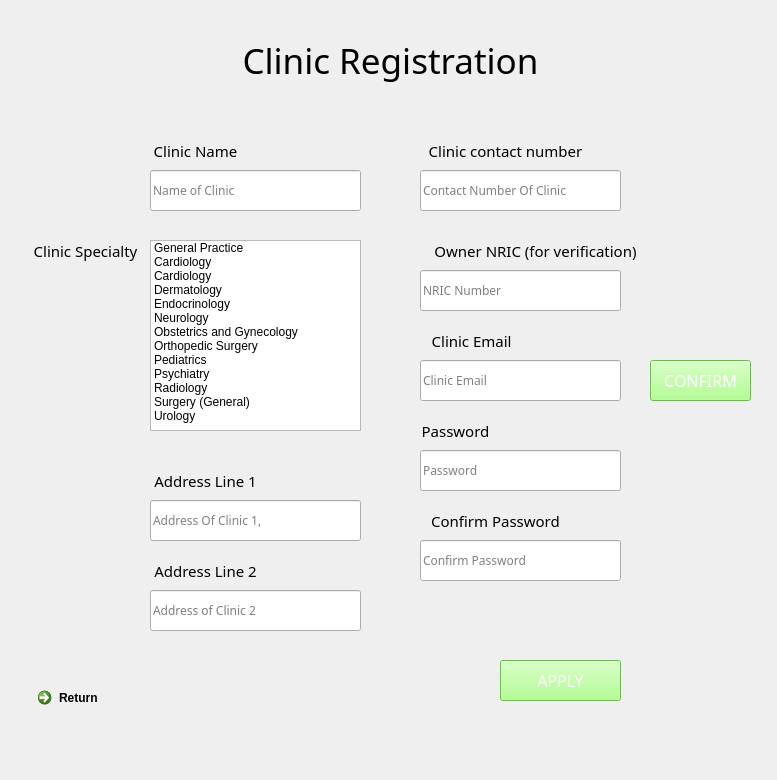
<?xml version="1.0" encoding="UTF-8"?>
<ui version="4.0">
 <class>RegisterPage</class>
 <widget class="QWidget" name="RegisterPage">
  <property name="geometry">
   <rect>
    <x>0</x>
    <y>0</y>
    <width>777</width>
    <height>780</height>
   </rect>
  </property>
  <property name="windowTitle">
   <string>Call A Doctor - Sign up page</string>
  </property>
  <widget class="QLineEdit" name="ClinicNameInput">
   <property name="geometry">
    <rect>
     <x>150</x>
     <y>170</y>
     <width>211</width>
     <height>41</height>
    </rect>
   </property>
   <property name="font">
    <font>
     <family>Bahnschrift Light</family>
    </font>
   </property>
   <property name="toolTip">
    <string>&lt;html&gt;&lt;head/&gt;&lt;body&gt;&lt;p&gt;Username&lt;/p&gt;&lt;p&gt;&lt;br/&gt;&lt;/p&gt;&lt;/body&gt;&lt;/html&gt;</string>
   </property>
   <property name="styleSheet">
    <string notr="true">Username</string>
   </property>
   <property name="text">
    <string/>
   </property>
   <property name="placeholderText">
    <string>Name of Clinic</string>
   </property>
  </widget>
  <widget class="QLabel" name="Welcome_label_2">
   <property name="enabled">
    <bool>true</bool>
   </property>
   <property name="geometry">
    <rect>
     <x>210</x>
     <y>30</y>
     <width>361</width>
     <height>61</height>
    </rect>
   </property>
   <property name="sizePolicy">
    <sizepolicy hsizetype="Preferred" vsizetype="Preferred">
     <horstretch>0</horstretch>
     <verstretch>0</verstretch>
    </sizepolicy>
   </property>
   <property name="font">
    <font>
     <family>Yu Gothic UI Semibold</family>
     <pointsize>26</pointsize>
     <weight>7</weight>
     <italic>false</italic>
     <bold>false</bold>
    </font>
   </property>
   <property name="layoutDirection">
    <enum>Qt::LeftToRight</enum>
   </property>
   <property name="autoFillBackground">
    <bool>false</bool>
   </property>
   <property name="styleSheet">
    <string notr="true">
font: 63 26pt &quot;Yu Gothic UI Semibold&quot;;</string>
   </property>
   <property name="text">
    <string>Clinic Registration</string>
   </property>
   <property name="alignment">
    <set>Qt::AlignCenter</set>
   </property>
  </widget>
  <widget class="QLabel" name="Welcome_label_3">
   <property name="enabled">
    <bool>true</bool>
   </property>
   <property name="geometry">
    <rect>
     <x>70</x>
     <y>130</y>
     <width>251</width>
     <height>41</height>
    </rect>
   </property>
   <property name="sizePolicy">
    <sizepolicy hsizetype="Preferred" vsizetype="Preferred">
     <horstretch>0</horstretch>
     <verstretch>0</verstretch>
    </sizepolicy>
   </property>
   <property name="minimumSize">
    <size>
     <width>251</width>
     <height>41</height>
    </size>
   </property>
   <property name="font">
    <font>
     <family>Yu Gothic UI Semibold</family>
     <pointsize>11</pointsize>
     <weight>7</weight>
     <italic>false</italic>
     <bold>false</bold>
    </font>
   </property>
   <property name="toolTip">
    <string>&lt;html&gt;&lt;head/&gt;&lt;body&gt;&lt;p&gt;&lt;span style=&quot; font-size:10pt; font-weight:600;&quot;&gt;First name&lt;/span&gt;&lt;/p&gt;&lt;/body&gt;&lt;/html&gt;</string>
   </property>
   <property name="layoutDirection">
    <enum>Qt::LeftToRight</enum>
   </property>
   <property name="autoFillBackground">
    <bool>false</bool>
   </property>
   <property name="styleSheet">
    <string notr="true">
font: 63 11pt &quot;Yu Gothic UI Semibold&quot;;</string>
   </property>
   <property name="text">
    <string>Clinic Name</string>
   </property>
   <property name="alignment">
    <set>Qt::AlignCenter</set>
   </property>
  </widget>
  <widget class="QLineEdit" name="Owner_NRIC">
   <property name="geometry">
    <rect>
     <x>420</x>
     <y>270</y>
     <width>201</width>
     <height>41</height>
    </rect>
   </property>
   <property name="font">
    <font>
     <family>Bahnschrift Light</family>
    </font>
   </property>
   <property name="toolTip">
    <string>&lt;html&gt;&lt;head/&gt;&lt;body&gt;&lt;p&gt;Username&lt;/p&gt;&lt;p&gt;&lt;br/&gt;&lt;/p&gt;&lt;/body&gt;&lt;/html&gt;</string>
   </property>
   <property name="styleSheet">
    <string notr="true">Username</string>
   </property>
   <property name="text">
    <string/>
   </property>
   <property name="placeholderText">
    <string>NRIC Number</string>
   </property>
  </widget>
  <widget class="QLabel" name="Welcome_label_6">
   <property name="enabled">
    <bool>true</bool>
   </property>
   <property name="geometry">
    <rect>
     <x>410</x>
     <y>230</y>
     <width>251</width>
     <height>41</height>
    </rect>
   </property>
   <property name="sizePolicy">
    <sizepolicy hsizetype="Preferred" vsizetype="Preferred">
     <horstretch>0</horstretch>
     <verstretch>0</verstretch>
    </sizepolicy>
   </property>
   <property name="minimumSize">
    <size>
     <width>251</width>
     <height>41</height>
    </size>
   </property>
   <property name="font">
    <font>
     <family>Yu Gothic UI Semibold</family>
     <pointsize>11</pointsize>
     <weight>7</weight>
     <italic>false</italic>
     <bold>false</bold>
    </font>
   </property>
   <property name="toolTip">
    <string>&lt;html&gt;&lt;head/&gt;&lt;body&gt;&lt;p&gt;&lt;span style=&quot; font-size:10pt; font-weight:600;&quot;&gt;First name&lt;/span&gt;&lt;/p&gt;&lt;/body&gt;&lt;/html&gt;</string>
   </property>
   <property name="layoutDirection">
    <enum>Qt::LeftToRight</enum>
   </property>
   <property name="autoFillBackground">
    <bool>false</bool>
   </property>
   <property name="styleSheet">
    <string notr="true">
font: 63 11pt &quot;Yu Gothic UI Semibold&quot;;</string>
   </property>
   <property name="text">
    <string>Owner NRIC (for verification)</string>
   </property>
   <property name="alignment">
    <set>Qt::AlignCenter</set>
   </property>
  </widget>
  <widget class="QLineEdit" name="addressLine1Input">
   <property name="geometry">
    <rect>
     <x>150</x>
     <y>500</y>
     <width>211</width>
     <height>41</height>
    </rect>
   </property>
   <property name="font">
    <font>
     <family>Bahnschrift Light</family>
    </font>
   </property>
   <property name="toolTip">
    <string>&lt;html&gt;&lt;head/&gt;&lt;body&gt;&lt;p&gt;Username&lt;/p&gt;&lt;p&gt;&lt;br/&gt;&lt;/p&gt;&lt;/body&gt;&lt;/html&gt;</string>
   </property>
   <property name="styleSheet">
    <string notr="true">Username</string>
   </property>
   <property name="text">
    <string/>
   </property>
   <property name="placeholderText">
    <string>Address Of Clinic 1,</string>
   </property>
  </widget>
  <widget class="QLabel" name="Welcome_label_8">
   <property name="enabled">
    <bool>true</bool>
   </property>
   <property name="geometry">
    <rect>
     <x>80</x>
     <y>460</y>
     <width>251</width>
     <height>41</height>
    </rect>
   </property>
   <property name="sizePolicy">
    <sizepolicy hsizetype="Preferred" vsizetype="Preferred">
     <horstretch>0</horstretch>
     <verstretch>0</verstretch>
    </sizepolicy>
   </property>
   <property name="minimumSize">
    <size>
     <width>251</width>
     <height>41</height>
    </size>
   </property>
   <property name="font">
    <font>
     <family>Yu Gothic UI Semibold</family>
     <pointsize>11</pointsize>
     <weight>7</weight>
     <italic>false</italic>
     <bold>false</bold>
    </font>
   </property>
   <property name="toolTip">
    <string>&lt;html&gt;&lt;head/&gt;&lt;body&gt;&lt;p&gt;&lt;span style=&quot; font-size:10pt; font-weight:600;&quot;&gt;First name&lt;/span&gt;&lt;/p&gt;&lt;/body&gt;&lt;/html&gt;</string>
   </property>
   <property name="layoutDirection">
    <enum>Qt::LeftToRight</enum>
   </property>
   <property name="autoFillBackground">
    <bool>false</bool>
   </property>
   <property name="styleSheet">
    <string notr="true">
font: 63 11pt &quot;Yu Gothic UI Semibold&quot;;</string>
   </property>
   <property name="text">
    <string>Address Line 1</string>
   </property>
   <property name="alignment">
    <set>Qt::AlignCenter</set>
   </property>
  </widget>
  <widget class="QLabel" name="Welcome_label_9">
   <property name="enabled">
    <bool>true</bool>
   </property>
   <property name="geometry">
    <rect>
     <x>80</x>
     <y>550</y>
     <width>251</width>
     <height>41</height>
    </rect>
   </property>
   <property name="sizePolicy">
    <sizepolicy hsizetype="Preferred" vsizetype="Preferred">
     <horstretch>0</horstretch>
     <verstretch>0</verstretch>
    </sizepolicy>
   </property>
   <property name="minimumSize">
    <size>
     <width>251</width>
     <height>41</height>
    </size>
   </property>
   <property name="font">
    <font>
     <family>Yu Gothic UI Semibold</family>
     <pointsize>11</pointsize>
     <weight>7</weight>
     <italic>false</italic>
     <bold>false</bold>
    </font>
   </property>
   <property name="toolTip">
    <string>&lt;html&gt;&lt;head/&gt;&lt;body&gt;&lt;p&gt;&lt;span style=&quot; font-size:10pt; font-weight:600;&quot;&gt;First name&lt;/span&gt;&lt;/p&gt;&lt;/body&gt;&lt;/html&gt;</string>
   </property>
   <property name="layoutDirection">
    <enum>Qt::LeftToRight</enum>
   </property>
   <property name="autoFillBackground">
    <bool>false</bool>
   </property>
   <property name="styleSheet">
    <string notr="true">
font: 63 11pt &quot;Yu Gothic UI Semibold&quot;;</string>
   </property>
   <property name="text">
    <string>Address Line 2</string>
   </property>
   <property name="alignment">
    <set>Qt::AlignCenter</set>
   </property>
  </widget>
  <widget class="QLineEdit" name="addressLine2Input">
   <property name="geometry">
    <rect>
     <x>150</x>
     <y>590</y>
     <width>211</width>
     <height>41</height>
    </rect>
   </property>
   <property name="font">
    <font>
     <family>Bahnschrift Light</family>
    </font>
   </property>
   <property name="toolTip">
    <string>&lt;html&gt;&lt;head/&gt;&lt;body&gt;&lt;p&gt;Username&lt;/p&gt;&lt;p&gt;&lt;br/&gt;&lt;/p&gt;&lt;/body&gt;&lt;/html&gt;</string>
   </property>
   <property name="styleSheet">
    <string notr="true">Username</string>
   </property>
   <property name="text">
    <string/>
   </property>
   <property name="placeholderText">
    <string>Address of Clinic 2</string>
   </property>
  </widget>
  <widget class="QLabel" name="Welcome_label_11">
   <property name="enabled">
    <bool>true</bool>
   </property>
   <property name="geometry">
    <rect>
     <x>-50</x>
     <y>160</y>
     <width>251</width>
     <height>41</height>
    </rect>
   </property>
   <property name="sizePolicy">
    <sizepolicy hsizetype="Preferred" vsizetype="Preferred">
     <horstretch>0</horstretch>
     <verstretch>0</verstretch>
    </sizepolicy>
   </property>
   <property name="minimumSize">
    <size>
     <width>251</width>
     <height>41</height>
    </size>
   </property>
   <property name="font">
    <font>
     <family>Yu Gothic UI Semibold</family>
     <pointsize>10</pointsize>
     <weight>7</weight>
     <italic>false</italic>
     <bold>false</bold>
    </font>
   </property>
   <property name="toolTip">
    <string>&lt;html&gt;&lt;head/&gt;&lt;body&gt;&lt;p&gt;&lt;span style=&quot; font-size:10pt; font-weight:600;&quot;&gt;First name&lt;/span&gt;&lt;/p&gt;&lt;/body&gt;&lt;/html&gt;</string>
   </property>
   <property name="layoutDirection">
    <enum>Qt::LeftToRight</enum>
   </property>
   <property name="autoFillBackground">
    <bool>false</bool>
   </property>
   <property name="styleSheet">
    <string notr="true">
font: 63 10pt &quot;Yu Gothic UI Semibold&quot;;</string>
   </property>
   <property name="text">
    <string/>
   </property>
   <property name="alignment">
    <set>Qt::AlignCenter</set>
   </property>
  </widget>
  <widget class="QPushButton" name="SendApplication">
   <property name="geometry">
    <rect>
     <x>500</x>
     <y>660</y>
     <width>121</width>
     <height>41</height>
    </rect>
   </property>
   <property name="font">
    <font>
     <family>Bahnschrift SemiLight SemiConde</family>
     <pointsize>12</pointsize>
    </font>
   </property>
   <property name="autoFillBackground">
    <bool>false</bool>
   </property>
   <property name="styleSheet">
    <string notr="true">background-color: #9dff73;
color: #FFFFFF;
</string>
   </property>
   <property name="text">
    <string>APPLY</string>
   </property>
   <property name="autoDefault">
    <bool>false</bool>
   </property>
  </widget>
  <widget class="QCommandLinkButton" name="commandLinkButton">
   <property name="geometry">
    <rect>
     <x>30</x>
     <y>680</y>
     <width>185</width>
     <height>41</height>
    </rect>
   </property>
   <property name="text">
    <string>Return</string>
   </property>
  </widget>
  <widget class="QLabel" name="Welcome_label_4">
   <property name="enabled">
    <bool>true</bool>
   </property>
   <property name="geometry">
    <rect>
     <x>380</x>
     <y>130</y>
     <width>251</width>
     <height>41</height>
    </rect>
   </property>
   <property name="sizePolicy">
    <sizepolicy hsizetype="Preferred" vsizetype="Preferred">
     <horstretch>0</horstretch>
     <verstretch>0</verstretch>
    </sizepolicy>
   </property>
   <property name="minimumSize">
    <size>
     <width>251</width>
     <height>41</height>
    </size>
   </property>
   <property name="font">
    <font>
     <family>Yu Gothic UI Semibold</family>
     <pointsize>11</pointsize>
     <weight>7</weight>
     <italic>false</italic>
     <bold>false</bold>
    </font>
   </property>
   <property name="toolTip">
    <string>&lt;html&gt;&lt;head/&gt;&lt;body&gt;&lt;p&gt;&lt;span style=&quot; font-size:10pt; font-weight:600;&quot;&gt;First name&lt;/span&gt;&lt;/p&gt;&lt;/body&gt;&lt;/html&gt;</string>
   </property>
   <property name="layoutDirection">
    <enum>Qt::LeftToRight</enum>
   </property>
   <property name="autoFillBackground">
    <bool>false</bool>
   </property>
   <property name="styleSheet">
    <string notr="true">
font: 63 11pt &quot;Yu Gothic UI Semibold&quot;;</string>
   </property>
   <property name="text">
    <string>Clinic contact number</string>
   </property>
   <property name="alignment">
    <set>Qt::AlignCenter</set>
   </property>
  </widget>
  <widget class="QLineEdit" name="ContactNumberInput">
   <property name="geometry">
    <rect>
     <x>420</x>
     <y>170</y>
     <width>201</width>
     <height>41</height>
    </rect>
   </property>
   <property name="font">
    <font>
     <family>Bahnschrift Light</family>
    </font>
   </property>
   <property name="toolTip">
    <string>&lt;html&gt;&lt;head/&gt;&lt;body&gt;&lt;p&gt;Username&lt;/p&gt;&lt;p&gt;&lt;br/&gt;&lt;/p&gt;&lt;/body&gt;&lt;/html&gt;</string>
   </property>
   <property name="styleSheet">
    <string notr="true">Username</string>
   </property>
   <property name="text">
    <string/>
   </property>
   <property name="placeholderText">
    <string>Contact Number Of Clinic</string>
   </property>
  </widget>
  <widget class="QLabel" name="Welcome_label_5">
   <property name="enabled">
    <bool>true</bool>
   </property>
   <property name="geometry">
    <rect>
     <x>350</x>
     <y>320</y>
     <width>251</width>
     <height>41</height>
    </rect>
   </property>
   <property name="sizePolicy">
    <sizepolicy hsizetype="Preferred" vsizetype="Preferred">
     <horstretch>0</horstretch>
     <verstretch>0</verstretch>
    </sizepolicy>
   </property>
   <property name="minimumSize">
    <size>
     <width>251</width>
     <height>41</height>
    </size>
   </property>
   <property name="font">
    <font>
     <family>Yu Gothic UI Semibold</family>
     <pointsize>11</pointsize>
     <weight>7</weight>
     <italic>false</italic>
     <bold>false</bold>
    </font>
   </property>
   <property name="toolTip">
    <string>&lt;html&gt;&lt;head/&gt;&lt;body&gt;&lt;p&gt;&lt;span style=&quot; font-size:10pt; font-weight:600;&quot;&gt;First name&lt;/span&gt;&lt;/p&gt;&lt;/body&gt;&lt;/html&gt;</string>
   </property>
   <property name="layoutDirection">
    <enum>Qt::LeftToRight</enum>
   </property>
   <property name="autoFillBackground">
    <bool>false</bool>
   </property>
   <property name="styleSheet">
    <string notr="true">
font: 63 11pt &quot;Yu Gothic UI Semibold&quot;;</string>
   </property>
   <property name="text">
    <string>Clinic Email  </string>
   </property>
   <property name="alignment">
    <set>Qt::AlignCenter</set>
   </property>
  </widget>
  <widget class="QLineEdit" name="ClinicEmailInput">
   <property name="geometry">
    <rect>
     <x>420</x>
     <y>360</y>
     <width>201</width>
     <height>41</height>
    </rect>
   </property>
   <property name="font">
    <font>
     <family>Bahnschrift Light</family>
    </font>
   </property>
   <property name="toolTip">
    <string>&lt;html&gt;&lt;head/&gt;&lt;body&gt;&lt;p&gt;Username&lt;/p&gt;&lt;p&gt;&lt;br/&gt;&lt;/p&gt;&lt;/body&gt;&lt;/html&gt;</string>
   </property>
   <property name="styleSheet">
    <string notr="true">Username</string>
   </property>
   <property name="text">
    <string/>
   </property>
   <property name="placeholderText">
    <string>Clinic Email</string>
   </property>
  </widget>
  <widget class="QLineEdit" name="PasswordInput">
   <property name="geometry">
    <rect>
     <x>420</x>
     <y>450</y>
     <width>201</width>
     <height>41</height>
    </rect>
   </property>
   <property name="font">
    <font>
     <family>Bahnschrift Light</family>
    </font>
   </property>
   <property name="toolTip">
    <string>&lt;html&gt;&lt;head/&gt;&lt;body&gt;&lt;p&gt;Username&lt;/p&gt;&lt;p&gt;&lt;br/&gt;&lt;/p&gt;&lt;/body&gt;&lt;/html&gt;</string>
   </property>
   <property name="styleSheet">
    <string notr="true">Username</string>
   </property>
   <property name="text">
    <string/>
   </property>
   <property name="placeholderText">
    <string>Password</string>
   </property>
  </widget>
  <widget class="QLabel" name="Welcome_label_10">
   <property name="enabled">
    <bool>true</bool>
   </property>
   <property name="geometry">
    <rect>
     <x>330</x>
     <y>410</y>
     <width>251</width>
     <height>41</height>
    </rect>
   </property>
   <property name="sizePolicy">
    <sizepolicy hsizetype="Preferred" vsizetype="Preferred">
     <horstretch>0</horstretch>
     <verstretch>0</verstretch>
    </sizepolicy>
   </property>
   <property name="minimumSize">
    <size>
     <width>251</width>
     <height>41</height>
    </size>
   </property>
   <property name="font">
    <font>
     <family>Yu Gothic UI Semibold</family>
     <pointsize>11</pointsize>
     <weight>7</weight>
     <italic>false</italic>
     <bold>false</bold>
    </font>
   </property>
   <property name="toolTip">
    <string>&lt;html&gt;&lt;head/&gt;&lt;body&gt;&lt;p&gt;&lt;span style=&quot; font-size:10pt; font-weight:600;&quot;&gt;First name&lt;/span&gt;&lt;/p&gt;&lt;/body&gt;&lt;/html&gt;</string>
   </property>
   <property name="layoutDirection">
    <enum>Qt::LeftToRight</enum>
   </property>
   <property name="autoFillBackground">
    <bool>false</bool>
   </property>
   <property name="styleSheet">
    <string notr="true">
font: 63 11pt &quot;Yu Gothic UI Semibold&quot;;</string>
   </property>
   <property name="text">
    <string>Password</string>
   </property>
   <property name="alignment">
    <set>Qt::AlignCenter</set>
   </property>
  </widget>
  <widget class="QLineEdit" name="PasswordInput2">
   <property name="geometry">
    <rect>
     <x>420</x>
     <y>540</y>
     <width>201</width>
     <height>41</height>
    </rect>
   </property>
   <property name="font">
    <font>
     <family>Bahnschrift Light</family>
    </font>
   </property>
   <property name="toolTip">
    <string>&lt;html&gt;&lt;head/&gt;&lt;body&gt;&lt;p&gt;Username&lt;/p&gt;&lt;p&gt;&lt;br/&gt;&lt;/p&gt;&lt;/body&gt;&lt;/html&gt;</string>
   </property>
   <property name="styleSheet">
    <string notr="true">Username</string>
   </property>
   <property name="text">
    <string/>
   </property>
   <property name="placeholderText">
    <string>Confirm Password</string>
   </property>
  </widget>
  <widget class="QLabel" name="Welcome_label_16">
   <property name="enabled">
    <bool>true</bool>
   </property>
   <property name="geometry">
    <rect>
     <x>370</x>
     <y>500</y>
     <width>251</width>
     <height>41</height>
    </rect>
   </property>
   <property name="sizePolicy">
    <sizepolicy hsizetype="Preferred" vsizetype="Preferred">
     <horstretch>0</horstretch>
     <verstretch>0</verstretch>
    </sizepolicy>
   </property>
   <property name="minimumSize">
    <size>
     <width>251</width>
     <height>41</height>
    </size>
   </property>
   <property name="font">
    <font>
     <family>Yu Gothic UI Semibold</family>
     <pointsize>11</pointsize>
     <weight>7</weight>
     <italic>false</italic>
     <bold>false</bold>
    </font>
   </property>
   <property name="toolTip">
    <string>&lt;html&gt;&lt;head/&gt;&lt;body&gt;&lt;p&gt;&lt;span style=&quot; font-size:10pt; font-weight:600;&quot;&gt;First name&lt;/span&gt;&lt;/p&gt;&lt;/body&gt;&lt;/html&gt;</string>
   </property>
   <property name="layoutDirection">
    <enum>Qt::LeftToRight</enum>
   </property>
   <property name="autoFillBackground">
    <bool>false</bool>
   </property>
   <property name="styleSheet">
    <string notr="true">
font: 63 11pt &quot;Yu Gothic UI Semibold&quot;;</string>
   </property>
   <property name="text">
    <string>Confirm Password</string>
   </property>
   <property name="alignment">
    <set>Qt::AlignCenter</set>
   </property>
  </widget>
  <widget class="QPushButton" name="VerifyEmail">
   <property name="geometry">
    <rect>
     <x>650</x>
     <y>360</y>
     <width>101</width>
     <height>41</height>
    </rect>
   </property>
   <property name="font">
    <font>
     <family>Bahnschrift SemiLight SemiConde</family>
     <pointsize>12</pointsize>
    </font>
   </property>
   <property name="autoFillBackground">
    <bool>false</bool>
   </property>
   <property name="styleSheet">
    <string notr="true">background-color: #9dff73;
color: #FFFFFF;
</string>
   </property>
   <property name="text">
    <string>CONFIRM</string>
   </property>
   <property name="autoDefault">
    <bool>false</bool>
   </property>
  </widget>
  <widget class="QListWidget" name="SpecialtyList">
   <property name="geometry">
    <rect>
     <x>150</x>
     <y>240</y>
     <width>211</width>
     <height>191</height>
    </rect>
   </property>
   <property name="selectionMode">
    <enum>QAbstractItemView::MultiSelection</enum>
   </property>
   <item>
    <property name="text">
     <string>General Practice</string>
    </property>
   </item>
   <item>
    <property name="text">
     <string>Cardiology</string>
    </property>
   </item>
   <item>
    <property name="text">
     <string>Cardiology</string>
    </property>
   </item>
   <item>
    <property name="text">
     <string>Dermatology</string>
    </property>
   </item>
   <item>
    <property name="text">
     <string>Endocrinology</string>
    </property>
   </item>
   <item>
    <property name="text">
     <string>Neurology</string>
    </property>
   </item>
   <item>
    <property name="text">
     <string>Obstetrics and Gynecology</string>
    </property>
   </item>
   <item>
    <property name="text">
     <string>Orthopedic Surgery</string>
    </property>
   </item>
   <item>
    <property name="text">
     <string>Pediatrics</string>
    </property>
   </item>
   <item>
    <property name="text">
     <string>Psychiatry</string>
    </property>
   </item>
   <item>
    <property name="text">
     <string>Radiology</string>
    </property>
   </item>
   <item>
    <property name="text">
     <string>Surgery (General)</string>
    </property>
   </item>
   <item>
    <property name="text">
     <string>Urology</string>
    </property>
   </item>
  </widget>
  <widget class="QLabel" name="Welcome_label_7">
   <property name="enabled">
    <bool>true</bool>
   </property>
   <property name="geometry">
    <rect>
     <x>-40</x>
     <y>230</y>
     <width>251</width>
     <height>41</height>
    </rect>
   </property>
   <property name="sizePolicy">
    <sizepolicy hsizetype="Preferred" vsizetype="Preferred">
     <horstretch>0</horstretch>
     <verstretch>0</verstretch>
    </sizepolicy>
   </property>
   <property name="minimumSize">
    <size>
     <width>251</width>
     <height>41</height>
    </size>
   </property>
   <property name="font">
    <font>
     <family>Yu Gothic UI Semibold</family>
     <pointsize>11</pointsize>
     <weight>7</weight>
     <italic>false</italic>
     <bold>false</bold>
    </font>
   </property>
   <property name="toolTip">
    <string>&lt;html&gt;&lt;head/&gt;&lt;body&gt;&lt;p&gt;&lt;span style=&quot; font-size:10pt; font-weight:600;&quot;&gt;First name&lt;/span&gt;&lt;/p&gt;&lt;/body&gt;&lt;/html&gt;</string>
   </property>
   <property name="layoutDirection">
    <enum>Qt::LeftToRight</enum>
   </property>
   <property name="autoFillBackground">
    <bool>false</bool>
   </property>
   <property name="styleSheet">
    <string notr="true">
font: 63 11pt &quot;Yu Gothic UI Semibold&quot;;</string>
   </property>
   <property name="text">
    <string>Clinic Specialty</string>
   </property>
   <property name="alignment">
    <set>Qt::AlignCenter</set>
   </property>
  </widget>
 </widget>
 <resources/>
 <connections/>
</ui>
